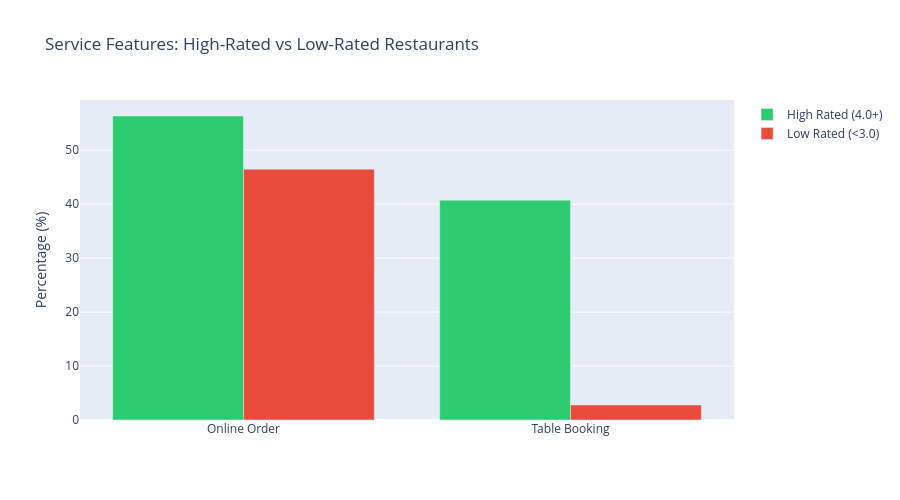

This figure's notebook cell:
### Code cell
# 1. Success Factors - High Rated Restaurants Analysis
high_rated = df[df['rating'] >= 4.0]
low_rated = df[df['rating'] < 3.0]

success_factors = {
    'Online Order (High)': (high_rated['has_online_order'].mean() * 100),
    'Online Order (Low)': (low_rated['has_online_order'].mean() * 100),
    'Table Booking (High)': (high_rated['has_table_booking'].mean() * 100),
    'Table Booking (Low)': (low_rated['has_table_booking'].mean() * 100),
}

fig = go.Figure()

fig.add_trace(go.Bar(
    x=['Online Order', 'Table Booking'],
    y=[success_factors['Online Order (High)'], success_factors['Table Booking (High)']],
    name='High Rated (4.0+)',
    marker_color='#2ecc71'
))

fig.add_trace(go.Bar(
    x=['Online Order', 'Table Booking'],
    y=[success_factors['Online Order (Low)'], success_factors['Table Booking (Low)']],
    name='Low Rated (<3.0)',
    marker_color='#e74c3c'
))

fig.update_layout(
    title='Service Features: High-Rated vs Low-Rated Restaurants',
    yaxis_title='Percentage (%)',
    height=500,
    barmode='group'
)

fig.show()

print("\nSUCCESS FACTOR ANALYSIS:")
print("="*60)
print(f"Online Order availability in High-Rated (4.0+): {success_factors['Online Order (High)']:.1f}%")
print(f"Online Order availability in Low-Rated (<3.0): {success_factors['Online Order (Low)']:.1f}%")
print(f"Difference: {success_factors['Online Order (High)'] - success_factors['Online Order (Low)']:.1f}%")
print()
print(f"Table Booking availability in High-Rated (4.0+): {success_factors['Table Booking (High)']:.1f}%")
print(f"Table Booking availability in Low-Rated (<3.0): {success_factors['Table Booking (Low)']:.1f}%")
print(f"Difference: {success_factors['Table Booking (High)'] - success_factors['Table Booking (Low)']:.1f}%")

### Figure 1 — Plotly figure (JSON) as saved in the notebook; plotly's stock layout.template omitted (floating-point values rounded to 4 significant figures)
{"data": [{"marker": {"color": "#2ecc71"}, "name": "High Rated (4.0+)", "type": "bar", "x": ["Online Order", "Table Booking"], "y": [56.32, 40.72]}, {"marker": {"color": "#e74c3c"}, "name": "Low Rated (<3.0)", "type": "bar", "x": ["Online Order", "Table Booking"], "y": [46.47, 2.788]}], "layout": {"barmode": "group", "height": 500, "title": {"text": "Service Features: High-Rated vs Low-Rated Restaurants"}, "yaxis": {"title": {"text": "Percentage (%)"}}}}
